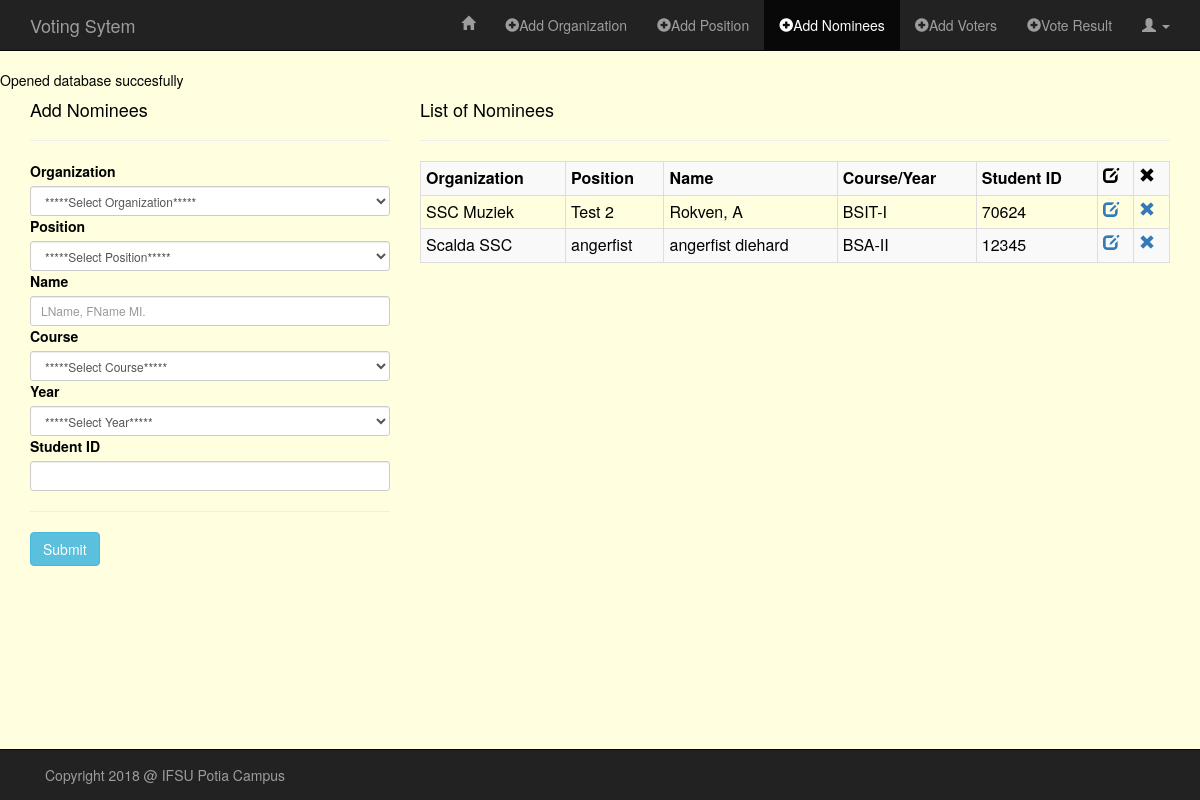
Screenshot of /admin/add_nominees.php (signed in) with the database file from the repository.
### tables this page shows
CREATE TABLE "nominees" (
	`id`	INTEGER PRIMARY KEY AUTOINCREMENT,
	`org`	TEXT,
	`pos`	TEXT,
	`name`	TEXT,
	`course`	TEXT,
	`year`	TEXT,
	`stud_id`	TEXT
);

### admin/classes/Organization.php (called while the page is built, shortened)
<?php
class Organization
{
    public function READ_ORG() {
        global $db;
        $sql = "SELECT * FROM organization";
        if(!$stmt = $db->prepare($sql)) {
            echo $stmt->error;
        } else {
            $stmt->execute();
            $result = $db->query($sql);
        }
        return $result;
    }
}

### admin/classes/Nominees.php (called while the page is built, shortened)
<?php
class Nominees
{
    public function READ_NOMINEE() {
        global $db;
        $sql = "SELECT *
                FROM nominees
                ORDER BY name ASC";
        if(!$stmt = $db->prepare($sql)) {
            echo $stmt->error;
        } else {
            $result = $db->query($sql);
        }
        $result->reset();
        return $result;
    }
}

### admin/add_nominees.php (the view, shortened to what this page needs)
<?php
require("../config/db.php");
require("classes/Organization.php");
require("classes/Nominees.php");
?>
<!DOCTYPE HTML>
<html lang="en-US">
<head>
    <link rel="stylesheet" href="../assets/css/bootstrap.min.css">
    <link rel="stylesheet" href="../assets/css/style_admin.css">
</head>
<body>
<nav class="navbar navbar-inverse navbar-fixed-top" role="navigation">
    <div class="container">
        <div class="navbar-header">
            <a class="navbar-brand" href="index.php">Voting Sytem</a>
        </div>
        <div class="collapse navbar-collapse" id="bs-example-navbar-collapse-1">
            <ul class="nav navbar-nav navbar-right">
                <li><a href="admin_page.php"><span class="glyphicon glyphicon-home"></span></a></li>
                <li><a href="add_org.php"><span class="glyphicon glyphicon-plus-sign"></span>Add Organization</a></li>
                <li><a href="add_pos.php"><span class="glyphicon glyphicon-plus-sign"></span>Add Position</a></li>
                <li class="active"><a href="add_nominees.php"><span class="glyphicon glyphicon-plus-sign"></span>Add Nominees</a></li>
                <li><a href="add_voters.php"><span class="glyphicon glyphicon-plus-sign"></span>Add Voters</a></li>
                <li><a href="vote_result.php"><span class="glyphicon glyphicon-plus-sign"></span>Vote Result</a></li>
                <li class="dropdown">
                    <a href="#" class="dropdown-toggle" data-toggle="dropdown" role="button" aria-haspopup="true" aria-expanded="false"><span class="glyphicon glyphicon-user"></span> <span class="caret"></span></a>
                </li>
            </ul>
        </div>
    </div>
</nav>
<div class="container">
    <div class="row">
        <div class="col-md-4">
            <h4>Add Nominees</h4><hr>
            <form method="POST" action="<?php $_SERVER['PHP_SELF']; ?>" role="form">
                <?php
                $readOrg = new Organization();
                $rtnReadOrg = $readOrg->READ_ORG();
                ?>
                <div class="form-group-sm">
                    <label for="organization">Organization</label>
                    <?php if($rtnReadOrg) { ?>
                        <select required name="organization" class="form-control" id="org-list" onchange="getPos(this.value);">
                            <option value="">*****Select Organization*****</option>
                        </select>
                    <?php }  ?>
                </div>
                <div class="form-group-sm">
                    <label for="position">Position</label>
                        <select required name="position" class="form-control" id="pos-list">
                            <option value="">*****Select Position*****</option>
                        </select>
                </div>
                <div class="form-group-sm">
                    <label for="name">Name</label>
                    <input required type="text" name="name" class="form-control" placeholder="LName, FName MI.">
                </div>
                <div class="form-group-sm">
                    <label for="course">Course</label>
                    <select required name="course" class="form-control">
                        <option value="">*****Select Course*****</option>
                    </select>
                </div>
                <div class="form-group-sm">
                    <label for="year">Year</label>
                    <select required name="year" class="form-control">
                        <option value="">*****Select Year*****</option>
                    </select>
                </div>
                <div class="form-group-sm">
                    <label for="stud_id">Student ID</label>
                    <input required type="text" name="stud_id" class="form-control">
                </div>
                <hr/>
                <div class="form-group-sm">
                    <input type="submit" name="submit" value="Submit" class="btn btn-info">
                </div>
            </form>
        </div>
        <?php
        $readNominees = new Nominees();
        $rtnReadNominees = $readNominees->READ_NOMINEE();
        ?>
        <div class="col-md-8">
            <h4>List of Nominees</h4><hr>
            <div class="table-responsive">
                <?php if($rtnReadNominees) { ?>
                <table class="table table-bordered table-condensed table-striped">
                    <tr>
                        <th>Organization</th>
                        <th>Position</th>
                        <th>Name</th>
                        <th>Course/Year</th>
                        <th>Student ID</th>
                        <th><span class="glyphicon glyphicon-edit"></span></th>
                        <th><span class="glyphicon glyphicon-remove"></span></th>
                    </tr>
                    <?php while($rowNom = $rtnReadNominees->fetchArray()) { ?>
                    <tr>
                        <td><?php echo $rowNom['org']; ?></td>
                        <td><?php echo $rowNom['pos']; ?></td>
                        <td><?php echo $rowNom['name']; ?></td>
                        <td><?php echo $rowNom['course'] . "-" . $rowNom['year']; ?></td>
                        <td><?php echo $rowNom['stud_id']; ?></td>
                        <td><a href="http://localhost/VotingSystem/admin/edit_nominee.php?id=<?php echo $rowNom['id']; ?>"><span class="glyphicon glyphicon-edit"></span></a></td>
                        <td><a href="http://localhost/VotingSystem/admin/delete_nominee.php?id=<?php echo $rowNom['id']; ?>"><span class="glyphicon glyphicon-remove"></span></a></td>
                    </tr>
                    <?php }  ?>
                </table>
                <?php }  ?>
            </div>
        </div>
    </div>
</div>
<nav class="navbar navbar-inverse navbar-fixed-bottom" role="navigation">
    <div class="container">
        <div class="navbar-text pull-left">
            Copyright 2018 @ IFSU Potia Campus
        </div>
    </div>
</nav>
</body>
</html>

### assets/css/style_admin.css (style rules this page uses)
body { color: black; margin-top: 70px; margin-bottom: 70px; background-color: lightyellow; }

### rows the page displays
nominees: org "SSC Muziek", pos "Test 2", name "Rokven, A", course "BSIT", year "I", stud "70624"
nominees: org "Scalda SSC", pos "angerfist", name "angerfist diehard", course "BSA", year "II", stud "12345"
